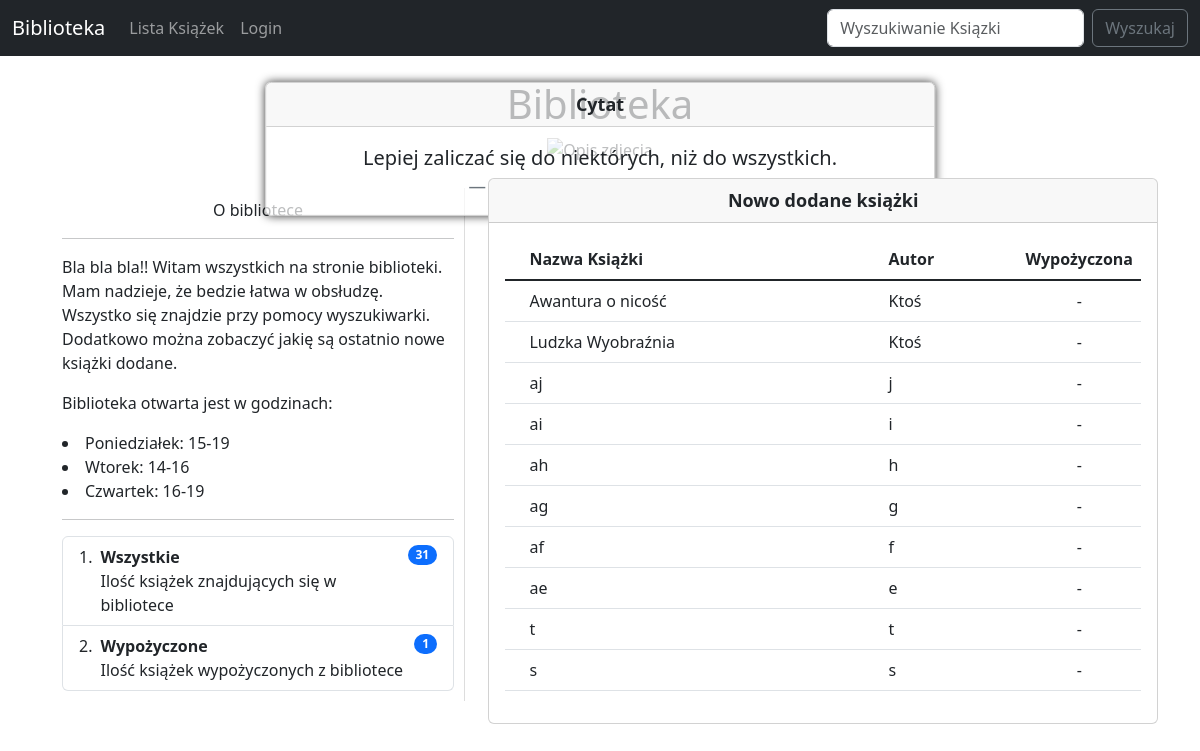
The page / on the database its author committed.
### biblioteka_app/models.py (models this page shows, shortened)
class ListBook(models.Model):
    title = models.CharField(max_length=200)
    author = models.CharField(max_length=100)
    location = models.CharField(max_length=50)
    category = models.ManyToManyField(ListBookCategory)
    borrow_date = models.DateField(null=True, blank=True)
    borrower = models.ForeignKey(ListPeople, on_delete=models.SET_NULL, max_length=100, null=True, blank=True)
    notes = models.TextField(null=True, blank=True)

### biblioteka_app/views.py (the view)
# urls.py: path('', views.home, name='home'),
def home(request):
    recently_added_books = ListBook.objects.order_by('-id')[:10]
    open_hours = OpeningHours.objects.filter(opening_time__isnull=False, closing_time__isnull=False)
    all_books_len = len(ListBook.objects.all())
    borrowed_books_count = ListBook.objects.filter(borrow_date__isnull=False).count()
    image_path = request.session.get('image_path', os.path.join(settings.MEDIA_ROOT, 'librery.jpg'))
    quote = request.session.get('quote', "Lepiej zaliczać się do niektórych, niż do wszystkich.")
    author = request.session.get('author', "Andrzej Sapkowski")
    source_quote = request.session.get('source_quote', "Krew Elfów")
    info_web = request.session.get('info_web', "Bla bla bla!! Witam wszystkich na stronie biblioteki. Mam nadzieje, że bedzie łatwa w obsłudzę. Wszystko się znajdzie przy pomocy wyszukiwarki. Dodatkowo można zobaczyć jakię są ostatnio nowe książki dodane.")
    return render(request, 'home.html',
                {
                    'recently_added_books': recently_added_books,
                    'all_books_len': all_books_len,
                    'borrowed_books_count': borrowed_books_count,
                    'image_path': image_path,
                    'quote': quote,
                    'author': author,
                    'source_quote': source_quote,
                    'info_web': info_web,
                    'open_hours': open_hours,
                })

### biblioteka_app/templates/home.html (shortened to what this page needs)
{% extends 'base.html' %}
{% load static %}
{% block content %}
<head>
</head>
<body>
    <h1 class="text-center">
        Biblioteka
    </h1>
    <figure style="text-align: center; position: relative;">
        <img src="{{ image_path }}" alt="Opis zdjęcia" style="max-width: 100%; width: auto;">
        {% if quote %}
            <figcaption class="card">
                <div class="card-header">
                    <span>Cytat</span>
                </div>
                <div class="card-body">
                    <blockquote class="blockquote mb-0">
                        <p>{{ quote }}</p>
                        <footer class="blockquote-footer">{{ author }} <cite title="Source Title">{{ source_quote }}</cite></footer>
                    </blockquote>
                </div>
            </figcaption>
        {% endif %}
    </figure>
    <div class="card">
        <div class="card-header text-center">
            <span>Nowo dodane książki</span>
        </div>
        <div class="card-body">
            <table class="table tbale-striped">
                <thead>
                    <tr>
                        <th scope="col" width="0.001%"></th>
                        <th scope="col">Nazwa Książki</th>
                        <th scope="col">Autor</th>
                        <th scope="col" width="2%" class="text-center">Wypożyczona</th>
                    </tr>
                </thead>
                <tbody class="table-group-divider">
                    {% for book in recently_added_books %}
                        <tr>
                            <th scope="row"></th>
                            <td>{{ book.title }}</td>
                            <td>{{ book.author }}</td>
                            <td class="text-center">
                                {% if book.borrower or book.borrow_date %}
                                    Tak
                                {% else %}
                                    -
                                {% endif %}
                            </td>
                        </tr>
                    {% endfor %}
                </tbody>
            </table>
        </div>
    </div>
    <div class="info">
        <p class="text-center">
            O bibliotece
            <hr>
        </p>
        <p>
            {{ info_web }}
        </p>
        <p>
            Biblioteka otwarta jest w godzinach:
            <li>Poniedziałek: 15-19</li>
            <li>Wtorek: 14-16</li>
            <li>Czwartek: 16-19</li>
        </p>
        <hr>
        <ol class="list-group list-group-numbered">
            <li class="list-group-item d-flex justify-content-between align-items-start">
                <div class="ms-2 me-auto">
                    <div class="fw-bold">
                        Wszystkie
                    </div>
                    Ilość książek znajdujących się w bibliotece
                </div>
                <span class="badge bg-primary rounded-pill">{{ all_books_len }}</spam>
            </li>
            <li class="list-group-item d-flex justify-content-between align-items-start">
                <div class="ms-2 me-auto">
                    <div class="fw-bold">
                        Wypożyczone
                    </div>
                    Ilość książek wypożyczonych z bibliotece
                </div>
                <span class="badge bg-primary rounded-pill">{{ borrowed_books_count }}</spam>
            </li>
        </ol>
    </div>
</body>
{% endblock  %}

### biblioteka_app/templates/home.html (style rules this page uses)
figcaption.card { position: absolute; top: 50%; left: 50%; transform: translate(-50%, -50%); background-color: rgba(255, 255, 255, 0.7); border: 1px solid #ccc; box-shadow: 0 0 10px rgba(0, 0, 0, 0.8);" }
figcaption.card .card-header span { font-size: 18px; font-weight: bold; }
.card { float: right; width: 60%; margin-bottom: 40px; }
.card-header span { font-size: 18px; font-weight: bold; }
.info { float: left; max-width: 37%; margin: 10px; padding: 10px; border-right: 1px solid #ddd; }

### rows shown on the page
ListBook: title "Awantura o nicość", author "Ktoś"
ListBook: title "Ludzka Wyobraźnia", author "Ktoś"
ListBook: title "aj", author "j"
ListBook: title "ai", author "i"
ListBook: title "ah", author "h"
ListBook: title "ag", author "g"
ListBook: title "af", author "f"
ListBook: title "ae", author "e"
ListBook: title "t", author "t"
ListBook: title "s", author "s"

### other values the page prints
{{ quote }} "Lepiej zaliczać się do niektórych, niż do wszystkich."
{{ all_books_len }} "31"
{{ borrowed_books_count }} "1"
